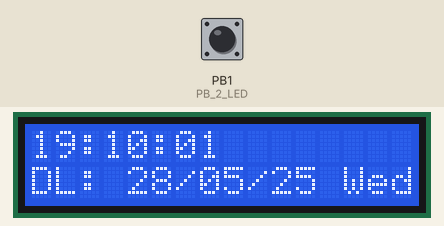
This program was run on a simulated ATmega16, built with avr-gcc and emulated at 8 MHz. Shown: 16×2 character LCD. Wiring (inferred from the names in the program): PCF8574 port expander at I2C address 0x27; DS1307 clock at I2C address 0x68. Wiring (inferred from the signals the program sends): character LCD (HD44780): RS Q0; E Q2; backlight Q3; data Q4, Q5, Q6, Q7. The inputs (shaded band) are chosen by the test bench; at power-on: PB1 (PB_2_LED) HIGH. The local clock reads 2024-03-15 10:24:30 at power-on unless the program sets it.

Above: at 1.5 s.
1.6 s: PB1 (PB_2_LED) pulled LOW for 0.4 s
At 4.8 s:
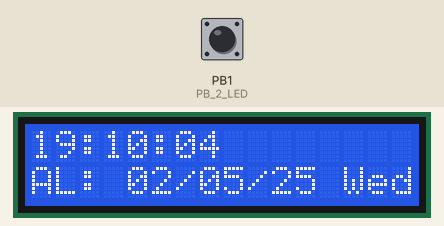
5.0 s: PB1 (PB_2_LED) pulled LOW for 1 s
At 6.0 s:
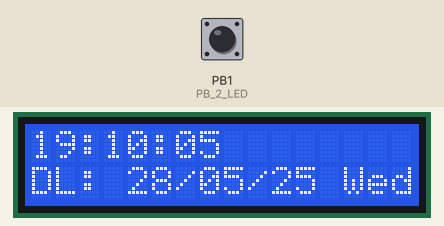
7.6 s: PB1 (PB_2_LED) pulled LOW for 0.4 s
At 9.5 s:
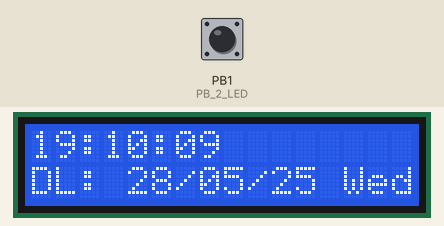
9.9 s: PB1 (PB_2_LED) pulled LOW for 1 s
At 10.8 s:
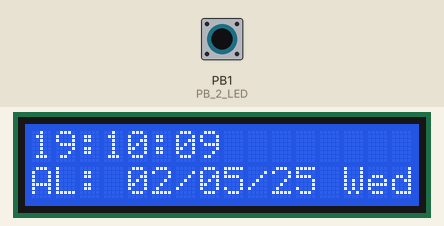
Timing chart, 0 to 12.9 s (numbered marks = the images above; inputs shaded):
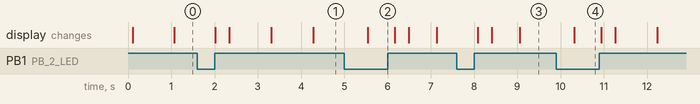

The program:

main.cpp
```cpp
#define F_CPU 8000000UL
#include <avr/io.h>
#include <stdio.h>
#include <string.h>
#include <stdbool.h>
#include <util/delay.h>
#include "lcd_i2c.h"


#define DS1307_ADDRESS        0x68
#define Device_write_address  0xD0
#define Device_Read_address   0xD1
#define TimeFormat12          0x40
#define AMPM                  0x20
bool isLunarMode = false;
int second, minute, hour, day, date, month, year;

// Convert BCD to Decimal
int bcdToDec(uint8_t bcd) {
	return ((bcd >> 4) * 10) + (bcd & 0x0F);
}

bool IsItPM(int hour_) {
	return (hour_ & AMPM) ? true : false;
}

// Set time (once only)
void RTC_SetTime(char h, char m, char s) {
	I2C_Start(Device_write_address);
	I2C_Write(0x00);     // Start at seconds register
	I2C_Write(s & 0x7F); // Bit 7 = 0 to enable oscillator
	I2C_Write(m);
	I2C_Write(h);
	I2C_Stop();
	_delay_ms(10);
}

// Set date (once only)
void RTC_SetDate(char d, char dt, char mo, char yr) {
	I2C_Start(Device_write_address);
	I2C_Write(0x03); // Start at day register
	I2C_Write(d);
	I2C_Write(dt);
	I2C_Write(mo);
	I2C_Write(yr);
	I2C_Stop();
	_delay_ms(10);
}

// Read time from RTC
void RTC_Read_Clock(char read_clock_address) {
	I2C_Start(Device_write_address);
	I2C_Write(read_clock_address);
	I2C_Repeated_Start(Device_Read_address);

	second = I2C_Read_ACK();
	minute = I2C_Read_ACK();
	hour = I2C_Read_Nack();
	I2C_Stop();
}

// Read calendar from RTC
void RTC_Read_Calendar(char read_calendar_address) {
	I2C_Start(Device_write_address);
	I2C_Write(read_calendar_address);
	I2C_Repeated_Start(Device_Read_address);

	day = I2C_Read_ACK();
	date = I2C_Read_ACK();
	month = I2C_Read_ACK();
	year = I2C_Read_Nack();
	I2C_Stop();
}

// Count days since January 1st
int daysSinceStart(int d, int m, int y) {
	int daysInMonth[] = {31,28,31,30,31,30,31,31,30,31,30,31};
	if ((y % 4 == 0 && y % 100 != 0) || (y % 400 == 0)) {
		daysInMonth[1] = 29;
	}

	int days = 0;
	for (int i = 0; i < m - 1; i++) {
		days += daysInMonth[i];
	}
	days += d;
	return days;
}

// Approximate lunar date conversion (Vietnam, for year 2025 only)
void convertToLunar(int d, int m, int y, int* ld, int* lm, int* ly) {
	const int tet_day = 29;
	const int tet_month = 1;

	// Lunar months for 2025 (approximate), no leap month
	const int lunar_month_days[] = {30, 29, 30, 29, 30, 29, 30, 29, 30, 29, 30, 29};

	int current_day = daysSinceStart(d, m, y);
	int tet_day_of_year = daysSinceStart(tet_day, tet_month, y);
	int delta = current_day - tet_day_of_year;

	if (delta < 0) {
		// Before T?t
		*ld = 0;
		*lm = 0;
		*ly = y;
		return;
	}

	int month = 1;
	for (int i = 0; i < 12; i++) {
		if (delta < lunar_month_days[i]) {
			*ld = delta + 1;
			*lm = month;
			*ly = y;
			return;
		}
		delta -= lunar_month_days[i];
		month++;
	}

	// Overflow (fallback)
	*ld = 1;
	*lm = 1;
	*ly = y + 1;
}

int main(void) {
	char buffer[21];
	const char* days_str[7] = {"Sun", "Mon", "Tue", "Wed", "Thu", "Fri", "Sat"};
	int lunar_d, lunar_m, lunar_y;

	I2C_Init();
	lcd_init();

	 //Uncomment if you want to set time once
	RTC_SetDate(0x04, 0x28, 0x05, 0x25); // VD Sunday, 24/05/2025
	RTC_SetTime(0x19, 0x10, 0x00);      // VD 14:56:00

	// === Setup PB1 as input with pull-up ===
	DDRB &= ~(1 << PB1);    // Set PB1 as input
	PORTB |= (1 << PB1);    // Enable pull-up resistor

	while(1) {
		RTC_Read_Clock(0);
		RTC_Read_Calendar(3);

		int d = bcdToDec(date);
		int m = bcdToDec(month);
		int y = bcdToDec(year);

		// === Toggle mode if button is pressed ===
		if (!(PINB & (1 << PB1))) {
			isLunarMode = !isLunarMode;
			_delay_ms(300);  // debounce
		}

		// === Row 0: Time ===
		if (hour & TimeFormat12) {
			sprintf(buffer, "%02x:%02x:%02x", (hour & 0b00011111), minute, second);
			lcd_print_xy(0, 0, buffer);
			if (IsItPM(hour)) lcd_print_xy(0, 9, "PM");
			else              lcd_print_xy(0, 9, "AM");
			} else {
			sprintf(buffer, "%02x:%02x:%02x", (hour & 0b00111111), minute, second);
			lcd_print_xy(0, 0, buffer);
		}

		// === Row 1: Date or Lunar Date ===
		if (isLunarMode) {
			convertToLunar(d, m, y, &lunar_d, &lunar_m, &lunar_y);
			if (lunar_d != 0) {
				sprintf(buffer, "AL: %02d/%02d/%02d %s", lunar_d, lunar_m, lunar_y,days_str[day-1]);
				} else {
				sprintf(buffer, "Truoc Tet          ");
			}
			} else {
			sprintf(buffer, "DL: %02x/%02x/%02x %s", date, month, year, days_str[day - 1]);
		}
		lcd_print_xy(1, 0, buffer);

		_delay_ms(300);
	}
	//INIT();
	//PORT();
	//PB_2_LED();
	return 0;
}
```

I2C.c
```cpp
#include "I2C.h"

// Khoi tao module TWI (I2C) tren ATmega16
void I2C_Init() {
	// Dat prescaler = 1 (TWPS1:TWPS0 = 00)
	TWSR = 0x00;

	// Dat bitrate de dat toc do 100 kHz (da tinh trong I2C.h)
	TWBR = BITRATE_VALUE;

	// Kich hoat module TWI
	TWCR = (1 << TWEN);
}

// Gui dieu kien START va dia chi thiet bi (ghi)
uint8_t I2C_Start(char write_address) {
	uint8_t status;

	// Gui dieu kien START
	TWCR = (1 << TWSTA) | (1 << TWEN) | (1 << TWINT);
	while (!(TWCR & (1 << TWINT))); // Cho den khi START duoc gui

	// Kiem tra trang thai: 0x08 la START condition
	status = TWSR & 0xF8;
	if (status != 0x08) {
		I2C_Stop(); // Giai phong bus neu co loi
		return 0;   // Tra ve 0 neu START that bai
	}

	// Gui dia chi thiet bi (SLA+W)
	TWDR = write_address;
	TWCR = (1 << TWEN) | (1 << TWINT);
	while (!(TWCR & (1 << TWINT))); // Cho phan hoi tu thiet bi

	// Kiem tra trang thai
	status = TWSR & 0xF8;
	if (status == 0x18) {       // SLA+W truyen thanh cong, nhan duoc ACK
		return 1;
		} else if (status == 0x20) { // SLA+W truyen thanh cong, nhan duoc NACK
		I2C_Stop();
		return 2;
		} else {                     // Loi khac
		I2C_Stop();
		return 3;
	}
}

// Gui dieu kien Repeated START va dia chi thiet bi (doc)
uint8_t I2C_Repeated_Start(char read_address) {
	uint8_t status;

	// Gui dieu kien Repeated START
	TWCR = (1 << TWSTA) | (1 << TWEN) | (1 << TWINT);
	while (!(TWCR & (1 << TWINT))); // Cho den khi Repeated START duoc gui

	// Kiem tra trang thai: 0x10 la Repeated START condition
	status = TWSR & 0xF8;
	if (status != 0x10) {
		I2C_Stop(); // Giai phong bus neu co loi
		return 0;   // Tra ve 0 neu Repeated START that bai
	}

	// Gui dia chi thiet bi (SLA+R)
	TWDR = read_address;
	TWCR = (1 << TWEN) | (1 << TWINT);
	while (!(TWCR & (1 << TWINT))); // Cho phan hoi tu thiet bi

	// Kiem tra trang thai
	status = TWSR & 0xF8;
	if (status == 0x40) {       // SLA+R truyen thanh cong, nhan duoc ACK
		return 1;
		} else if (status == 0x48) { // SLA+R truyen thanh cong, nhan duoc NACK
		I2C_Stop();
		return 2;
		} else {                     // Loi khac
		I2C_Stop();
		return 3;
	}
}

// Gui dieu kien STOP de giai phong bus I2C
void I2C_Stop() {
	// Gui dieu kien STOP
	TWCR = (1 << TWSTO) | (1 << TWEN) | (1 << TWINT);

	// Cho den khi STOP hoan tat (thuong khong can thiet tren ATmega16)
	while (TWCR & (1 << TWSTO));
}

// Ghi mot byte du lieu vao thiet bi
uint8_t I2C_Write(char data) {
	uint8_t status;

	// Ghi du lieu vao TWDR
	TWDR = data;
	TWCR = (1 << TWEN) | (1 << TWINT);
	while (!(TWCR & (1 << TWINT))); // Cho truyen xong

	// Kiem tra trang thai
	status = TWSR & 0xF8;
	if (status == 0x28) {       // Du lieu truyen thanh cong, nhan duoc ACK
		return 0;
		} else if (status == 0x30) { // Du lieu truyen thanh cong, nhan duoc NACK
		I2C_Stop();
		return 1;
		} else {                     // Loi khac
		I2C_Stop();
		return 2;
	}
}

// Doc mot byte tu thiet bi va gui ACK (dung khi con byte tiep theo can doc)
int I2C_Read_ACK() {
	TWCR = (1 << TWEN) | (1 << TWINT) | (1 << TWEA); // Kich hoat ACK
	while (!(TWCR & (1 << TWINT))); // Cho doc xong
	return TWDR; // Tra ve byte da doc
}

// Doc mot byte tu thiet bi va khong gui ACK (dung cho byte cuoi cung)
int I2C_Read_Nack() {
	TWCR = (1 << TWEN) | (1 << TWINT); // Khong kich hoat ACK
	while (!(TWCR & (1 << TWINT))); // Cho doc xong
	return TWDR; // Tra ve byte da doc
}
```

I2C.h
```cpp
#ifndef I2C_H_
#define I2C_H_

#include <avr/io.h>

// Tinh gia tri TWBR de dat toc do I2C 100 kHz voi F_CPU = 8 MHz va prescaler = 1
// Cong thuc: SCL frequency = F_CPU / (16 + 2 * TWBR * 4^TWPS)
// Voi F_CPU = 8 MHz, SCL = 100 kHz, TWPS = 0 (prescaler = 1):
// 100,000 = 8,000,000 / (16 + 2 * TWBR * 1)
// TWBR = (8,000,000 / 100,000 - 16) / 2 = 32
#define BITRATE_VALUE 32

// Khai bao cac ham I2C
void I2C_Init(void);
uint8_t I2C_Start(char write_address);
uint8_t I2C_Repeated_Start(char read_address);
void I2C_Stop(void);
uint8_t I2C_Write(char data);
int I2C_Read_ACK(void);
int I2C_Read_Nack(void);

#endif /* I2C_H_ */
```

LCD_I2C.c
```cpp
#include <avr/io.h>
#define F_CPU 8000000UL
#include <util/delay.h>
#include "lcd_i2c.h"

// Dinh nghia ma loi I2C
#define I2C_OK           0
#define I2C_NACK         1
#define I2C_OTHER_ERROR  2
#define I2C_TIMEOUT      3
unsigned char push_button = 0;
// Bien luu trang thai den nen
static uint8_t backlight_state = LCD_BACKLIGHT;


// =============================
// CAC HAM I2C CO BAN
// =============================

// Khoi tao I2C
void I2C_Init(void) {
	TWSR = 0x00;              // Thanh ghi trang thai dat ve 0 | Prescaler = 1 ( Khong chia tan so )
	TWBR = BITRATE_VALUE;     // Bit rate register |Chon toc do tan so Vi du 100 kHz voi F_CPU = 8MHz
	TWCR = (1 << TWEN);       // Thanh ghi dieu khien| Kich hoat I2C
}

// Gui dieu kien START va dia chi thiet bi ghi
uint8_t I2C_Start(uint8_t write_address) {
	uint16_t timeout = 10000;

	TWCR = (1 << TWSTA) | (1 << TWEN) | (1 << TWINT);
	while (!(TWCR & (1 << TWINT))) {
		if (--timeout == 0) return I2C_TIMEOUT;
	}

	if ((TWSR & 0xF8) != 0x08) return I2C_OTHER_ERROR;

	TWDR = write_address;
	TWCR = (1 << TWEN) | (1 << TWINT);
	timeout = 10000;
	while (!(TWCR & (1 << TWINT))) {
		if (--timeout == 0) return I2C_TIMEOUT;
	}

	uint8_t status = TWSR & 0xF8;
	if (status == 0x18) return I2C_OK;
	else if (status == 0x20) return I2C_NACK;
	else return I2C_OTHER_ERROR;
}

// Gui Repeated START va dia chi doc
uint8_t I2C_Repeated_Start(uint8_t read_address) {
	uint16_t timeout = 10000;

	TWCR = (1 << TWSTA) | (1 << TWEN) | (1 << TWINT);
	while (!(TWCR & (1 << TWINT))) {
		if (--timeout == 0) return I2C_TIMEOUT;
	}

	if ((TWSR & 0xF8) != 0x10) return I2C_OTHER_ERROR;

	TWDR = read_address;
	TWCR = (1 << TWEN) | (1 << TWINT);
	timeout = 10000;
	while (!(TWCR & (1 << TWINT))) {
		if (--timeout == 0) return I2C_TIMEOUT;
	}

	uint8_t status = TWSR & 0xF8;
	if (status == 0x40) return I2C_OK;
	else if (status == 0x48) return I2C_NACK;
	else return I2C_OTHER_ERROR;
}

// Gui STOP de giai phong bus
void I2C_Stop(void) {
	TWCR = (1 << TWSTO) | (1 << TWEN) | (1 << TWINT);
	uint16_t timeout = 10000;
	while (TWCR & (1 << TWSTO)) {
		if (--timeout == 0) break;
	}
}

// Ghi mot byte
uint8_t I2C_Write(uint8_t data) {
	uint16_t timeout = 10000;
	TWDR = data;
	TWCR = (1 << TWEN) | (1 << TWINT);
	while (!(TWCR & (1 << TWINT))) {
		if (--timeout == 0) return I2C_TIMEOUT;
	}

	uint8_t status = TWSR & 0xF8;
	if (status == 0x28) return I2C_OK;
	else if (status == 0x30) return I2C_NACK;
	else return I2C_OTHER_ERROR;
}

// Doc ACK
int I2C_Read_ACK(void) {
	uint16_t timeout = 10000;
	TWCR = (1 << TWEN) | (1 << TWINT) | (1 << TWEA);
	while (!(TWCR & (1 << TWINT))) {
		if (--timeout == 0) return -1;
	}
	return TWDR;
}

// Doc NACK
int I2C_Read_Nack(void) {
	uint16_t timeout = 10000;
	TWCR = (1 << TWEN) | (1 << TWINT);
	while (!(TWCR & (1 << TWINT))) {
		if (--timeout == 0) return -1;
	}
	return TWDR;
}

// =============================
// CAC HAM LCD QUA I2C
// =============================

// Ghi mot byte thap cap
void lcd_write_raw(uint8_t data) {
	I2C_Write(data | LCD_ENABLE | backlight_state);
	_delay_us(50);
	I2C_Write((data & ~LCD_ENABLE) | backlight_state);
	_delay_us(100);
}

// Gui nibble
void lcd_send_nibble(uint8_t nibble) {
	I2C_Start(LCD_I2C_ADDR << 1);
	lcd_write_raw(nibble);
	I2C_Stop();
}

// Gui 1 byte du lieu hoac lenh
void lcd_send_byte(uint8_t value, uint8_t mode) {
	uint8_t high = value & 0xF0;
	uint8_t low = (value << 4) & 0xF0;

	I2C_Start(LCD_I2C_ADDR << 1);
	lcd_write_raw(high | mode);
	lcd_write_raw(low | mode);
	I2C_Stop();
}

// Gui lenh
void lcd_send_command(uint8_t cmd) {
	lcd_send_byte(cmd, LCD_COMMAND);
}

// Gui du lieu
void lcd_send_data(uint8_t data) {
	lcd_send_byte(data, LCD_DATA);
}

// Khoi tao LCD
void lcd_init(void) {
	_delay_ms(50);
	lcd_send_nibble(0x30);
	_delay_ms(5);
	lcd_send_nibble(0x30);
	_delay_us(150);
	lcd_send_nibble(0x30);
	_delay_us(150);
	lcd_send_nibble(0x20); // 4-bit mode

	lcd_send_command(0x28); // 2 lines, 5x8 font
	lcd_send_command(0x0C); // Display ON, cursor OFF
	lcd_send_command(0x06); // Entry mode
	lcd_clear();
}

// Xoa man hinh
void lcd_clear(void) {
	lcd_send_command(0x01);
	_delay_ms(2);
}

// Dua ve dau dong
void lcd_home(void) {
	lcd_send_command(0x02);
	_delay_ms(2);
}

// In chuoi tai vi tri
void lcd_print_xy(uint8_t row, uint8_t col, const char* str) {
	if (col > 15) col = 15;

	uint8_t addr;
	switch (row) {
		case 0: addr = 0x80 + col; break;
		case 1: addr = 0xC0 + col; break;
		case 2: addr = 0x94 + col; break;
		case 3: addr = 0xD4 + col; break;
		default: addr = 0x80; break;
	}

	lcd_send_command(addr);

	while (*str) {
		lcd_send_data(*str++);
	}
}


// Cac ham rieng de su dung nut bam va led 7 thanh
void INIT()
{

	// Khoi tao trang thai output cho cac chan noi toi led don
	DDRD |= 0xFF;
	// Khoi tao trang thai logic 1 cho cac chan noi toi cac LED don
	PORTD |= 0xFF;
	// Khoi tao trang thai output cho cac chan noi toi led 7 thanh
	DDRC = 0xFF;
	// Khoi tao trang thai logic 1 cho cac chan noi toi led 7 thanh
	PORTC |= 0xFF;

	DDRA = 0x00;
	PORTA = 0x00;
	// Goi cac ham va khoi tao tham so cho bo ADC

}

void PORT()
{
	/* Khai bao cac bien se dung toi trong ham nay*/
	// Bien led_shift = 255;
	// Gia tri dau tien la 255 = 0xFF = 0b11111111 -> Tat ca ca LED deu tat
	unsigned char led_shift = 255;
	// Bien dem cho LED 7 thanh, gia tri bat dau la
	unsigned char led_7_count = 0;
	// Vong for giip LED sang/tat theo quy luat lap di lap lai

	for(;;)
	{
		/*-------------------------------- Dieu khien cac LED don--------------------------- */

		// cac LED sang/tat theo 8 bit cua bien led_shift
		PORTD = led_shift;
		// thay doi bien led_shift
		if(led_shift!=0)               //Neu led shift khac 0
		led_shift = led_shift << 1;//Dich trai 1 bit
		else
		led_shift = 255; // Tro lai gia tri 255

		/*---------------------------Doan ma dieu khien LED 7 thanh----------------------------------*/
		// Xuat gia tri dem ra LED 7 thanh
		LED7_OUT(led_7_count);
		// Dao trang thai PC3 de nhap nhay dau cham tren LED 7 thanh
		PORTC ^= (1<<PC3);
		// Tang dan gia tri dem
		led_7_count = led_7_count + 1;

		// Khi vuot qua 9, gia tri dem duoc reset ve 0
		if(led_7_count > 9)
		led_7_count = 0;

		// Ham tre khoang 0.5s
		_delay_ms(1000);
	}

}
void LED7_OUT(unsigned char num)
{
	// Khai bao bien temp luu trang thai cura PORTC
	unsigned char temp = PORTC;
	// Chan vi dieu khien ung voi thanh LED
	// a = PC5
	// b - PC4
	// c - PC2
	// d - PC1
	// e - PC0
	// f - PC6
	// g - PC&
	// dot - PC3

	// Tat cac doan LED hien dang sang truoc khi sang cac doan LED moi
	temp &= 0B00001000;
	// gan muc logic cho 8 bit cua bien temp ung voi gia tri bien num
	switch(num)
	{
		case 0: temp |= 0B10000000; break;
		case 1: temp |= 0B11100011; break;
		case 2: temp |= 0B01000100; break;
		case 3: temp |= 0B01000001; break;
		case 4: temp |= 0B00100011; break;
		case 5: temp |= 0B00010001; break;
		case 6: temp |= 0B00010000; break;
		case 7: temp |= 0B11000011; break;
		case 8: temp |= 0B00000000; break;
		case 9: temp |= 0B00000001; break;

	}
	// Xuat gia tri logic moi ra PORTC de lam led 7 thanh sang
	PORTC = temp;

}
void PB_2_LED()
{
	for(;;)
	{
		// Goi ham quet phim
		push_button = PB_CHECK();
		// Hiejn so thu tu phim an ra LED 7 thanh
		LED7_OUT(push_button);
		// Dieu khien hang led don
		switch(push_button)
		{
			// Neu push_button = 1, sang 2 led ngoai cung ben trai
			case 1: PORTD = 0b11111100; break;
			case 2: PORTD = 0b11110011; break;
			case 3: PORTD = 0b11001111; break;
			case 4: PORTD = 0b00111111; break;
			// push_button = 0, tat tat ca ca led
			default: PORTD = 0xFF;

		}
	}
}
unsigned char PB_CHECK()
{
	// Kiem tra trang thai logic cua chan 4 PB0-3. Neu khac 1111
	if ((PINB & 0x0F) != 0x0F)
	{
		// Kiem tra PB0. Neu muc  logic 0, ham ket thuc va = 1
		if(!(PINB &(1<<PB0)))
		return 1;
		// Kiem tra PB1. Neu muc logic 0, ham ket thuc va bang = 2
		if(!(PINB &(1<<PB1)))
		return 2;
		if(!(PINB &(1<<PB2)))
		return 3;
		if(!(PINB &(1<<PB3)))
		return 4;
	}
	return push_button;
}
```

LCD_I2C.h
```cpp
#ifndef LCD_I2C_H
#define LCD_I2C_H
#define F_CPU 8000000UL
#include <avr/io.h>
#include <util/delay.h>

#ifdef __cplusplus
extern "C" {
	#endif

	// =========================
	// CAU HINH DIA CHI I2C CUA LCD
	// =========================

	// Dia chi I2C 7-bit cua LCD (thuong la 0x27 hoac 0x3F)
	// Nen dung I2C scanner de kiem tra dia chi thuc te
	#define LCD_I2C_ADDR 0x27

	// =========================
	// CAU HINH LCD
	// =========================

	// Cac bit dieu khien LCD
	#define LCD_BACKLIGHT   0x08
	#define LCD_NOBACKLIGHT 0x00

	#define LCD_ENABLE  0x04
	#define LCD_READ    0x02
	#define LCD_WRITE   0x00
	#define LCD_COMMAND 0x00
	#define LCD_DATA    0x01
	#define FRE 8

	// =========================
	// CAU HINH TOC DO I2C
	// =========================

	// Thiet lap toc do I2C = 100kHz voi F_CPU = 8MHz, Prescaler = 1
	// Cong thuc:
	// SCL = F_CPU / (16 + 2*TWBR*4^TWPS)
	// => TWBR = (F_CPU / SCL - 16) / 2 = (8000000 / 100000 - 16) / 2 = 32
	#define BITRATE_VALUE 32

	// =========================
	// NGUYEN MAU CAC HAM I2C
	// =========================

	void I2C_Init(void);
	uint8_t I2C_Start(uint8_t write_address);
	uint8_t I2C_Repeated_Start(uint8_t read_address);
	void I2C_Stop(void);
	uint8_t I2C_Write(uint8_t data);
	int I2C_Read_ACK(void);
	int I2C_Read_Nack(void);

	// =========================
	// NGUYEN MAU CAC HAM LCD I2C
	// =========================

	void lcd_send_nibble(uint8_t nibble);
	void lcd_send_byte(uint8_t value, uint8_t mode);
	void lcd_send_command(uint8_t cmd);
	void lcd_send_data(uint8_t data);
	void lcd_init(void);
	void lcd_clear(void);
	void lcd_home(void);
	void lcd_print_xy(uint8_t row, uint8_t col, const char* str);
	//Khai bao nguyen mau ham rieng

	void INIT();
	void PORT();
	void LED7_OUT(unsigned char num);
	void PB_2_LED();
	unsigned char PB_CHECK();

	#ifdef __cplusplus
}
#endif

#endif /* LCD_I2C_H */
```

Measured:
- after the input at 1.6 s, the display: first changes after 0.42 s (image 1 shows a later state)
- after the input at 5.0 s, the display: changes after 0.55 s (image 2)
- after the input at 7.6 s, the display: first changes after 0.48 s (image 3 shows a later state)
- after the input at 9.9 s, the display: changes after 0.42 s (image 4)
